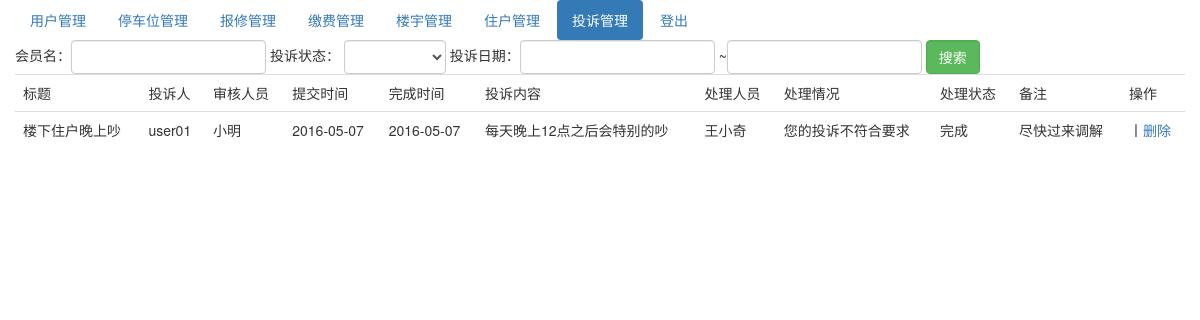
The page /index.php/complain_admin on the database its author committed.
### tables this page shows
CREATE TABLE IF NOT EXISTS `complain` (
  `complain_id` int(10) NOT NULL AUTO_INCREMENT,
  `member_id` int(10) NOT NULL,
  `title` varchar(255) NOT NULL,
  `audit_name` varchar(255) DEFAULT NULL COMMENT '审核人员姓名',
  `create_time` int(10) NOT NULL DEFAULT '0',
  `modify_time` int(10) NOT NULL DEFAULT '0',
  `finish_time` int(10) NOT NULL DEFAULT '0',
  `content` varchar(255) NOT NULL COMMENT '投诉内容',
  `handle_name` varchar(255) DEFAULT NULL COMMENT '处理人员姓名',
  `handle_info` varchar(255) DEFAULT NULL COMMENT '处理情况',
  `status` tinyint(4) NOT NULL DEFAULT '10' COMMENT '审核状态 10未处理 20正在处理 30处理完成',
  `remark` varchar(255) DEFAULT NULL,
  PRIMARY KEY (`complain_id`)
);

### application/controllers/Complain_admin.php (called while the page is built, shortened)
<?php
class Complain_admin extends CI_Controller{
    public function __construct()
    {
        $this->load->helper('url_helper');
        $this->load->library('session');
    }
    public function index(){
        $this->load->model('complain_model');
        $this->load->model('member_model');
        $condition=array();
        $complain_list=$this->complain_model->getComplainList($condition);
        foreach($complain_list as $key=>$complain_info){
            $member_info=$this->member_model->getMember(array('member_id'=>$complain_info['member_id']));
            $complain_list[$key]['username']=$member_info['username'];
        }
        $data=array();
        $data['complain_list']=$complain_list;
        $this->load->view('templates/header_admin',$data);
        $this->load->view('complain_index_admin',$data);
    }
}

### index.php (called while the page is built, shortened)
<?php
require_once BASEPATH.'core/CodeIgniter.php';

### application/models/Complain_model.php (called while the page is built, shortened)
<?php
class Complain_model extends CI_Model{
    public function getComplainList($condition=array())
    {
        $query=$this->db->get_where('complain',$condition);
        return $query->result_array();
    }
}
?>

### application/models/Member_model.php (called while the page is built, shortened)
<?php
class Member_model extends CI_Model{
    public function getMember($condition){
        $query = $this->db->get_where('member',$condition);
        return $query->row_array();
    }
}
?>

### application/views/complain_index_admin.php (the view, shortened to what this page needs)
<div class="container">
    <div class="row">
        <ul class="nav nav-pills">
            <ul class="nav nav-pills">
                <li role="presentation"><a href="/index.php/member_admin/index">用户管理</a></li>
                <li role="presentation"><a href="/index.php/carport_admin/index">停车位管理</a></li>
                <li role="presentation"><a href="/index.php/repair_admin/index">报修管理</a></li>
                <li role="presentation"><a href="/index.php/charge_admin/index">缴费管理</a></li>
                <li role="presentation"><a href="/index.php/building_admin/index">楼宇管理</a></li>
                <li role="presentation"><a href="/index.php/house_admin/index">住户管理</a></li>
                <li role="presentation" class="active"><a href="/index.php/complain_admin/index">投诉管理</a></li>
                <li role="presentation"><a href="/index.php/Welcome/logout">登出</a></li>
            </ul>
        </ul>
    </div>
    <div class="row">
        <form method="get" class="form-inline" action="/index.php/complain_admin/index">
            <div class="form-group">会员名：<input class="form-control" type="text" name="username" value=""></div>
            <div class="form-group">投诉状态：
            <select class="form-control" name="status">
                <option value=""></option>
                <option value="10">未处理</option>
            </select>
            </div>
            <div class="form-group">
                投诉日期：<input type="text" class="form-control" name="date_start" id="date_start" />
                ~<input type="text" class="form-control" name="date_end" id="date_end" />
            </div>
            <div class="form-group"><input class="form-control btn-success" type="submit" value="搜索"></div>
        </form>
    </div>
    <div class="row">
        <table class="table">
            <tr>
                <td>标题</td>
                <td>投诉人</td>
                <td>审核人员</td>
                <td>提交时间</td>
                <td>完成时间</td>
                <td>投诉内容</td>
                <td>处理人员</td>
                <td>处理情况</td>
                <td>处理状态</td>
                <td>备注</td>
                <td>操作</td>
            </tr>
            <?php foreach($complain_list as $value){ ?>
                <tr>
                    <td><?php echo $value['title']; ?></td>
                    <td><?php echo $value['username']; ?></td>
                    <td><?php echo $value['audit_name']; ?></td>
                    <td><?php echo date('Y-m-d',$value['create_time']); ?></td>
                    <td><?php if($value['finish_time']==0){echo '未完成';}else{echo date('Y-m-d',$value['finish_time']);} ?></td>
                    <td><?php echo $value['content']; ?></td>
                    <td><?php echo $value['handle_name']; ?></td>
                    <td><?php echo $value['handle_info']; ?></td>
                    <td><?php if($value['status']==10){echo '未处理';}elseif($value['status']==20){echo '正在处理';}elseif($value['status']==30){echo '完成';} ?></td>
                    <td><?php echo $value['remark']; ?></td>
                    <td>丨<a href="/index.php/complain_admin/delete?complain_id=<?php echo $value['complain_id']; ?>">删除</a></td>
                </tr>
            <?php } ?>
        </table>
    </div>
</div>
<link rel="stylesheet" href="/jquery/jquery-ui-1.11.4/jquery-ui.min.css" >

### rows shown on the page
complain: title "楼下住户晚上吵", username "user01", audit_name "小明", create_time "2016-05-07", finish_time "2016-05-07", content "每天晚上12点之后会特别的吵", handle_name "王小奇", handle_info "您的投诉不符合要求", status "完成", remark "尽快过来调解"
